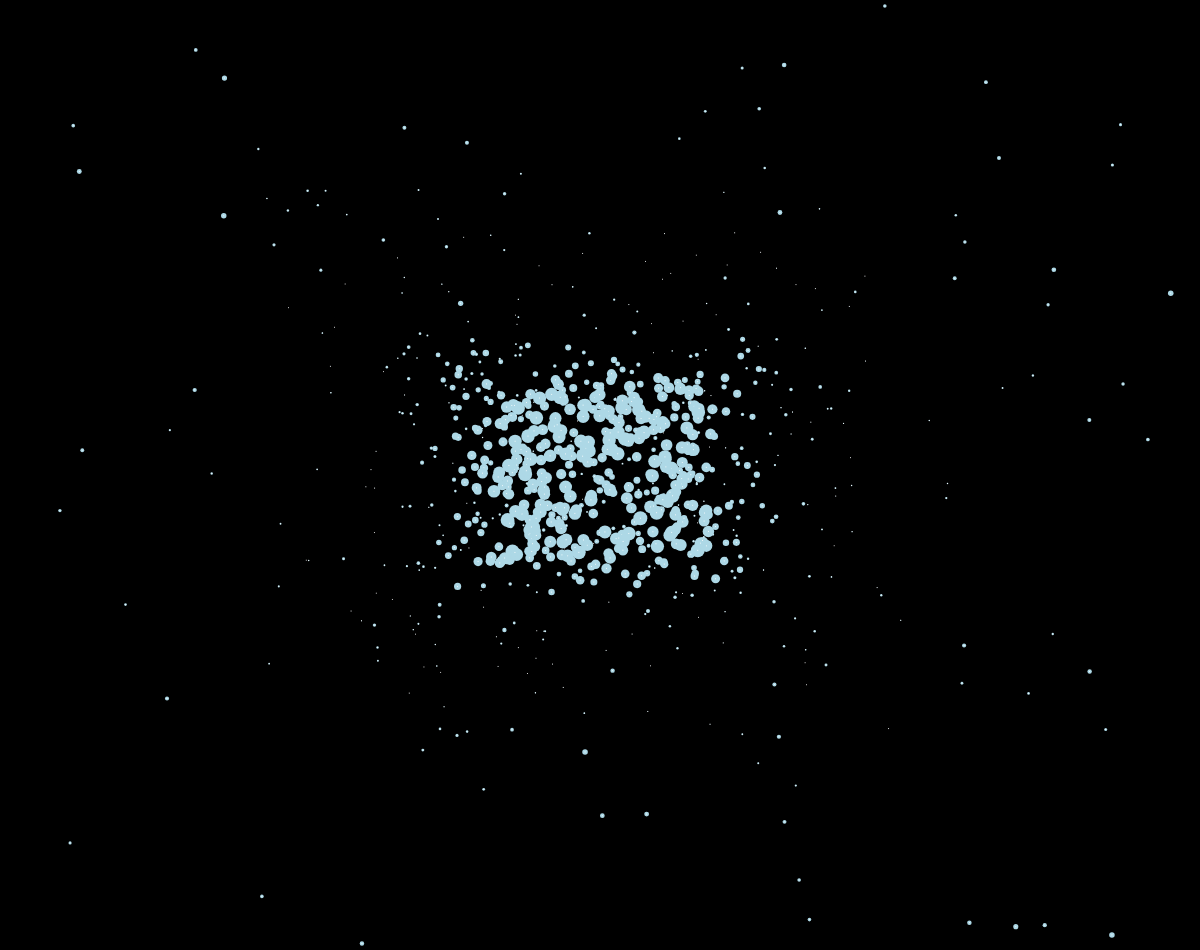
Frame 1 (no input)
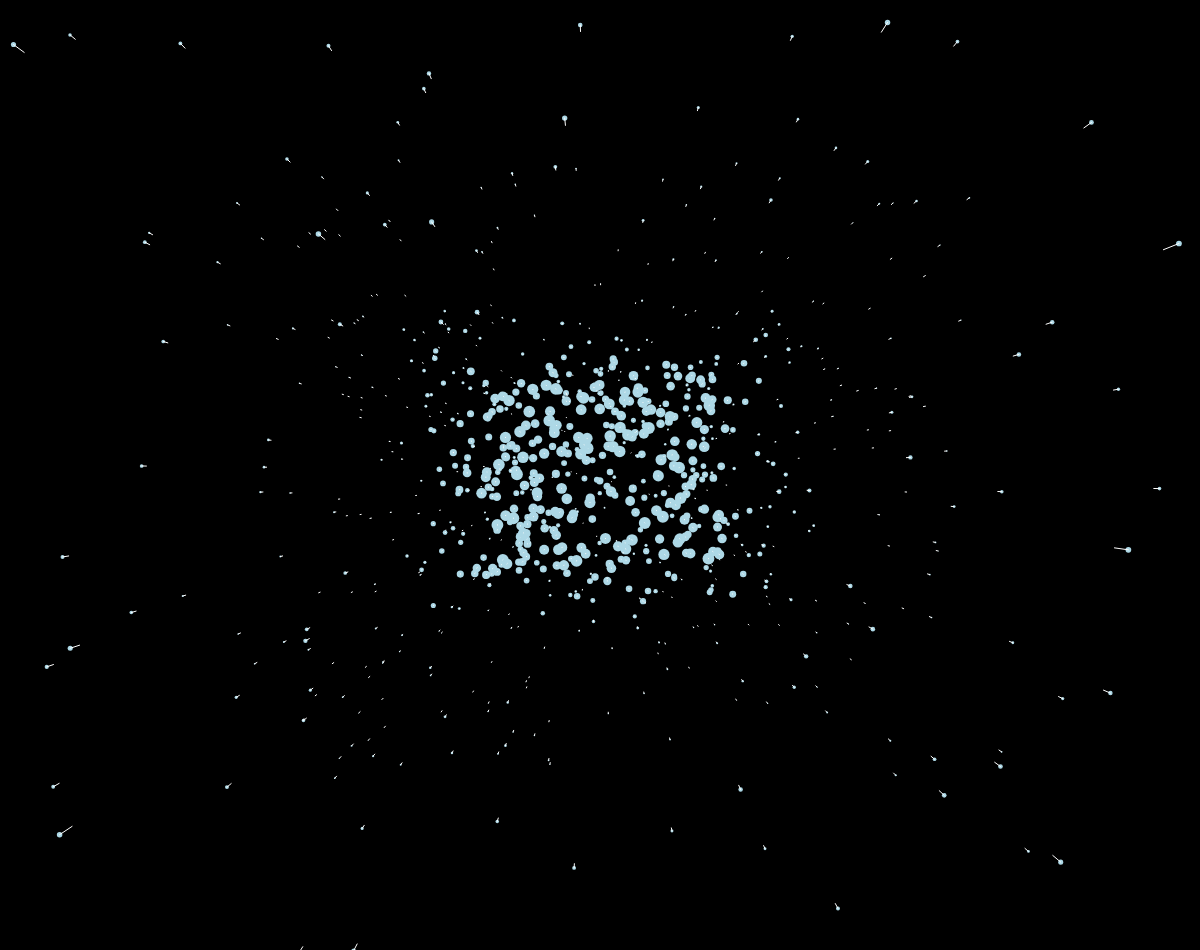
Frame 60 (no input)
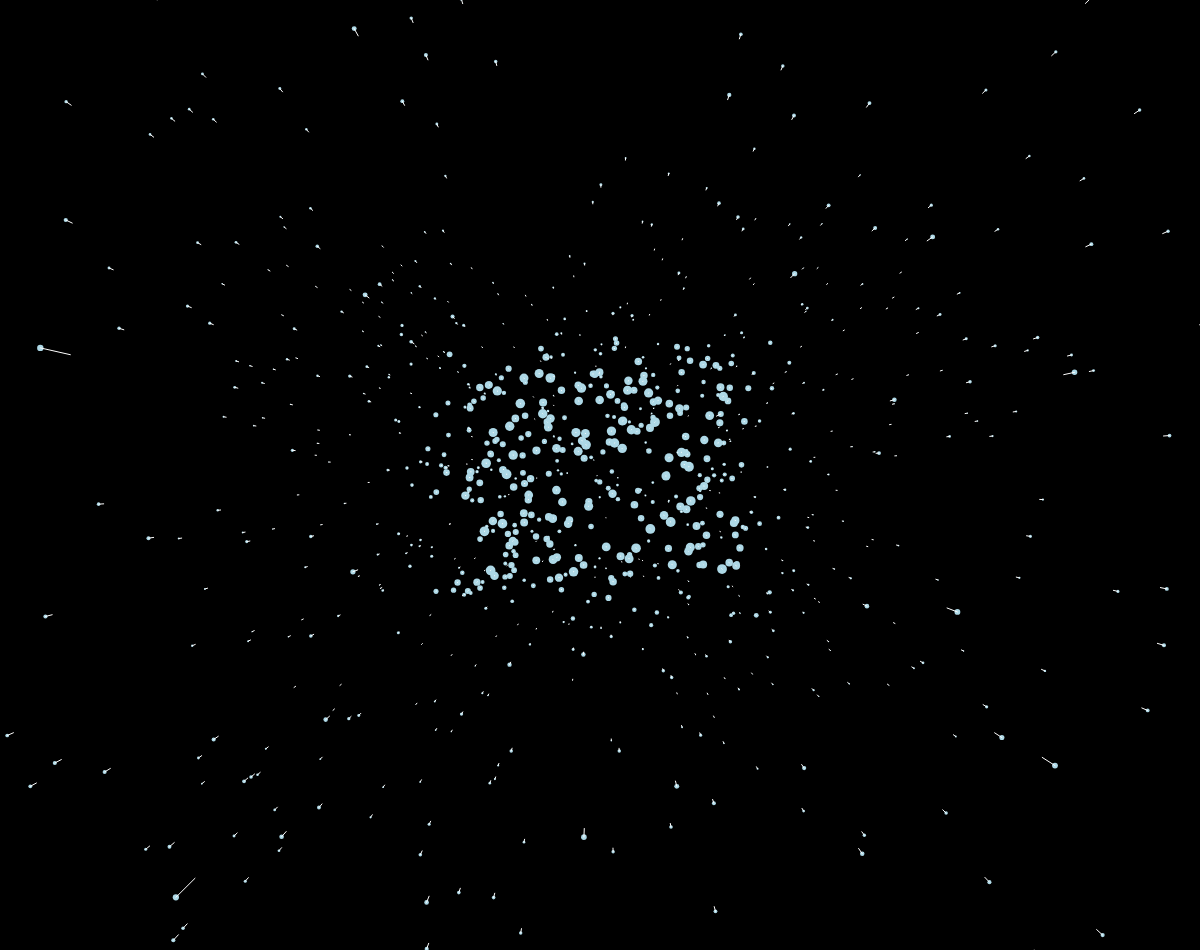
Frame 120 (the mouse pressed at the canvas centre since frame 60)

The p5.js sketch that drew these frames (run headless with seeded random() and noise() and a simulated clock; from frame 60 on, the mouse is pressed at the canvas centre):

// p5.js sketch
// ── sketch.js
let stars = [];
let spread = 100;
let speedSlider;

function setup(){
    createCanvas(windowWidth,windowHeight-50);
    speedSlider = createSlider(0, 50, 2, 0.1);
    for (let i = 0; i < 1000; i++) {
        stars[i] = createVector(
            random(-width*spread, width*spread),
            random(-height*spread, height*spread),
            random(width)
            );
            stars[i].pz = stars[i].z;
    }
    
}

function draw(){
    background(0);
    console.log("hello")
    translate(width / 2, height / 2);

    for (let star of stars) {
        let x = star.x / star.z;
        let y = star.y / star.z;
        let px = star.x / star.pz;
        let py = star.y / star.pz;   
        let d = map(star.z, 0, 400, 7, 0);
        fill('lightblue');
        noStroke();
        circle(x, y, d);
        stroke(255);
        line(x, y, px, py);
        star.pz = star.z;
        star.z -= speedSlider.value();
        if (star.z < 1) {
            random(-width*spread, width*spread),
            random(-height*spread, height*spread),
            star.z = 400;
            star.pz = 400;
        }
    }

}
